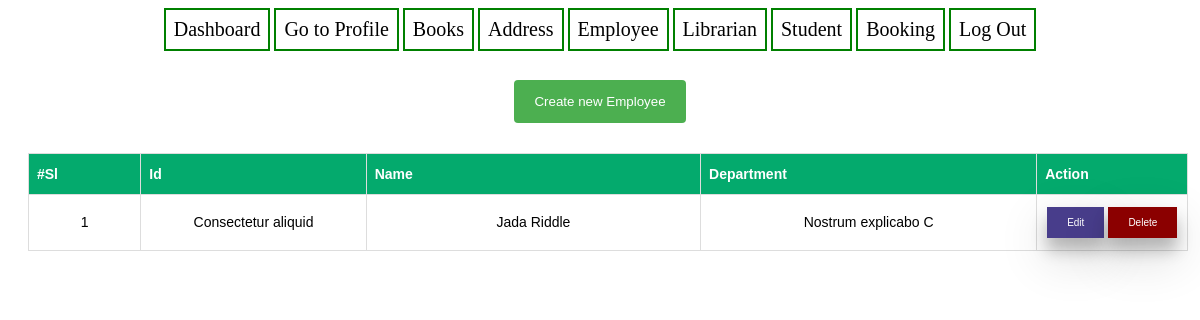
Screenshot of /view/employee/list.php (signed in) with the database file from the repository.
### tables this page shows
CREATE TABLE `employee` (
  `id` int(10) NOT NULL,
  `emp_id` varchar(255) DEFAULT NULL,
  `name` varchar(255) DEFAULT NULL,
  `department` varchar(255) DEFAULT NULL
);

### model/employeeModel.php (called while the page is built, shortened)
<?php
function getAllEmployee(){
    $con = getConnection();
    $sql = "select * from employee";
    $result = mysqli_query($con, $sql);
    return $result;
}
?>

### view/employee/list.php (the view, shortened to what this page needs)
<!doctype html>
<html lang="en">
<head>
    <link rel="stylesheet" href="../../asset/main.css">
</head>
<body>
<?php
include "../../view/employee/menu.php";
require_once('../../model/employeeModel.php');
$employee = getAllEmployee();
?>
<h4 align="center">
    <form style="display: inline-block" action="../../route/path.php" method="get">
        <button class="btn-info">Create new Employee</button>
    </form>
</h4>
<div class="container">
    <table class="table">
        <thead>
        <tr>
            <th width="10%">#Sl</th>
            <th width="20%">Id</th>
            <th width="30%">Name</th>
            <th width="30%">Department</th>
            <th width="10%">Action</th>
        </tr>
        </thead>
        <tbody>
        <?php
        $x = 0;
        while ($row = $employee->fetch_array(MYSQLI_ASSOC)) {
            $x++;
            echo
                '<tr>' .
                '<td>' . $x . '</td>' .
                '<td>' . $row['emp_id'] . '</td>' .
                '<td>' . $row['name'] . '</td>' .
                '<td>' . $row['department'] . '</td>' .
                '<td>
                        <div style="display: flex">
                            <form action="../../route/path.php?employee_id='.$row['id'].'">
                                <input type="hidden" name="employee_edit_view" value="' .$row['id'] . '"/>
                                <button class="table-btn-edit shadow">Edit</button>
                            </form>
                            <form action="../../route/path.php?employee_id='.$row['id'].'">
                                <input type="hidden" name="employee_delete" value="' . $row['id'] . '"/>
                                <button class="table-btn-delete shadow">Delete</button>
                            </form>
                        </div>
                    </td>' .
                '</tr>';
        }
        ?>
        </tbody>
    </table>
</div>
</body>
</html>

### asset/main.css (style rules this page uses)
.container { font-size: 24px; font-weight: 300; text-align: center; font-family: "Times New Roman", Times, serif; }
.btn-info { width: 100%; background-color: #4CAF50; color: white; padding: 14px 20px; margin: 8px 0; border: none; border-radius: 4px; cursor: pointer; }
.table { font-family: Arial, Helvetica, sans-serif; border-collapse: collapse; width: 98%; margin: 20px 20px; font-size: 14px; }
.table td, .table th { border: 1px solid #ddd; padding: 8px; }
.table th { padding-top: 12px; padding-bottom: 12px; text-align: left; background-color: #04AA6D; color: white; }
.table-btn-edit { background-color: darkslateblue; border: none; color: white; padding: 10px 20px; text-align: center; text-decoration: none; display: inline-block; font-size: 10px; margin: 4px 2px; cursor: pointer; -webkit-transition-duration: 0.4s; transition-duration: 0.4s; }
.table-btn-delete { background-color: darkred; border: none; color: white; padding: 10px 20px; text-align: center; text-decoration: none; display: inline-block; font-size: 10px; margin: 4px 2px; cursor: pointer; -webkit-transition-duration: 0.4s; transition-duration: 0.4s; }
.shadow { box-shadow: 0 12px 16px 0 rgba(0,0,0,0.24),0 17px 50px 0 rgba(0,0,0,0.19); }

### rows the page displays
employee: emp "Consectetur aliquid", name "Jada Riddle", department "Nostrum explicabo C"
